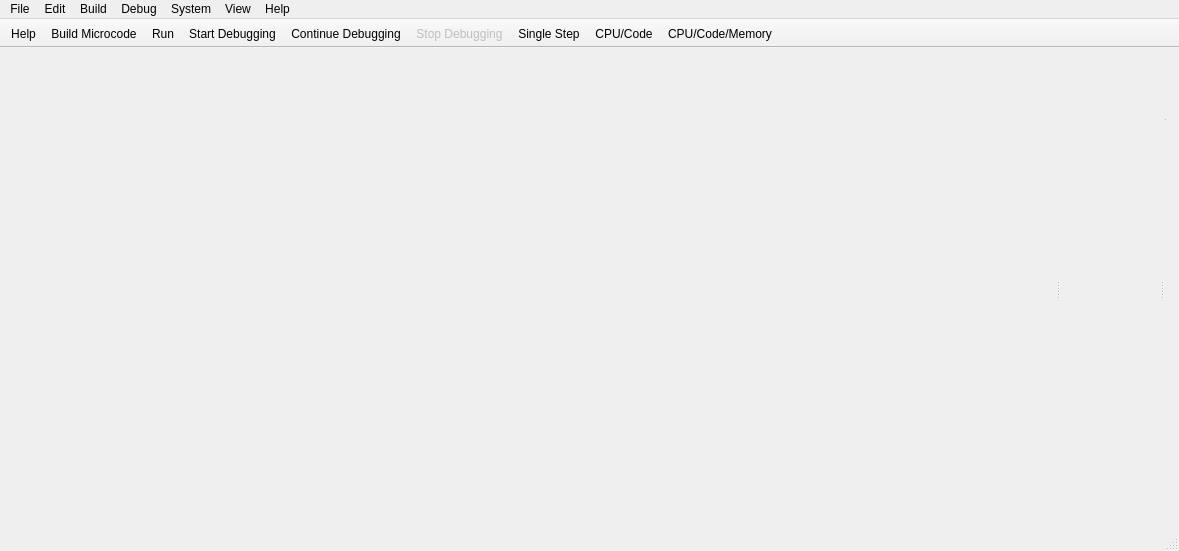
<?xml version="1.0" encoding="UTF-8"?>
<ui version="4.0">
 <class>CPUMainWindow</class>
 <widget class="QMainWindow" name="CPUMainWindow">
  <property name="geometry">
   <rect>
    <x>0</x>
    <y>0</y>
    <width>1179</width>
    <height>551</height>
   </rect>
  </property>
  <property name="sizePolicy">
   <sizepolicy hsizetype="Expanding" vsizetype="Expanding">
    <horstretch>0</horstretch>
    <verstretch>0</verstretch>
   </sizepolicy>
  </property>
  <property name="windowTitle">
   <string>Pep/9 CPU</string>
  </property>
  <property name="windowIcon">
   <iconset resource="pep9cpu-resources.qrc">
    <normaloff>:/images/Pep9cpu-icon.png</normaloff>:/images/Pep9cpu-icon.png</iconset>
  </property>
  <property name="unifiedTitleAndToolBarOnMac">
   <bool>true</bool>
  </property>
  <widget class="QWidget" name="centralWidget">
   <layout class="QGridLayout" name="gridLayout_3">
    <item row="1" column="1">
     <layout class="QGridLayout" name="gridLayout">
      <item row="0" column="0">
       <widget class="QSplitter" name="horizontalSplitter">
        <property name="orientation">
         <enum>Qt::Horizontal</enum>
        </property>
        <widget class="MemoryDumpPane" name="memoryWidget" native="true">
         <property name="sizePolicy">
          <sizepolicy hsizetype="Preferred" vsizetype="Preferred">
           <horstretch>1</horstretch>
           <verstretch>8</verstretch>
          </sizepolicy>
         </property>
         <property name="minimumSize">
          <size>
           <width>150</width>
           <height>200</height>
          </size>
         </property>
        </widget>
        <widget class="CpuPane" name="cpuWidget" native="true">
         <property name="sizePolicy">
          <sizepolicy hsizetype="Preferred" vsizetype="Expanding">
           <horstretch>0</horstretch>
           <verstretch>0</verstretch>
          </sizepolicy>
         </property>
        </widget>
        <widget class="QSplitter" name="splitter">
         <property name="orientation">
          <enum>Qt::Vertical</enum>
         </property>
         <widget class="MicrocodePane" name="microcodeWidget" native="true"/>
         <widget class="MicroObjectCodePane" name="microobjectWidget" native="true">
          <property name="sizePolicy">
           <sizepolicy hsizetype="Preferred" vsizetype="Minimum">
            <horstretch>0</horstretch>
            <verstretch>0</verstretch>
           </sizepolicy>
          </property>
          <property name="minimumSize">
           <size>
            <width>0</width>
            <height>200</height>
           </size>
          </property>
         </widget>
        </widget>
       </widget>
      </item>
     </layout>
    </item>
   </layout>
  </widget>
  <widget class="QMenuBar" name="menuBar">
   <property name="geometry">
    <rect>
     <x>0</x>
     <y>0</y>
     <width>1179</width>
     <height>22</height>
    </rect>
   </property>
   <widget class="QMenu" name="menuFile">
    <property name="title">
     <string>File</string>
    </property>
    <addaction name="actionFile_New_Microcode"/>
    <addaction name="actionFile_Open"/>
    <addaction name="actionFile_Save_Microcode"/>
    <addaction name="actionFile_Save_Microcode_As"/>
    <addaction name="separator"/>
    <addaction name="actionFile_Print_Microcode"/>
    <addaction name="separator"/>
    <addaction name="actionExit"/>
   </widget>
   <widget class="QMenu" name="menuEdit">
    <property name="title">
     <string>Edit</string>
    </property>
    <addaction name="actionEdit_Undo"/>
    <addaction name="actionEdit_Redo"/>
    <addaction name="separator"/>
    <addaction name="actionEdit_Cut"/>
    <addaction name="actionEdit_Copy"/>
    <addaction name="actionEdit_Paste"/>
    <addaction name="separator"/>
    <addaction name="actionEdit_Format_Microcode"/>
    <addaction name="actionEdit_Remove_Error_Microcode"/>
    <addaction name="actionEdit_UnComment_Line"/>
    <addaction name="separator"/>
    <addaction name="actionEdit_Font"/>
    <addaction name="actionEdit_Reset_font_to_Default"/>
   </widget>
   <widget class="QMenu" name="menuSystem">
    <property name="title">
     <string>System</string>
    </property>
    <addaction name="actionSystem_Clear_CPU"/>
    <addaction name="actionSystem_Clear_Memory"/>
    <addaction name="separator"/>
    <addaction name="actionSystem_One_Byte"/>
    <addaction name="actionSystem_Two_Byte"/>
   </widget>
   <widget class="QMenu" name="menuHelp">
    <property name="title">
     <string>Help</string>
    </property>
    <addaction name="actionHelp_UsingPep9CPU"/>
    <addaction name="actionHelp_InteractiveUse"/>
    <addaction name="actionHelp_MicrocodeUse"/>
    <addaction name="actionHelp_DebuggingUse"/>
    <addaction name="actionHelp_Pep9Reference"/>
    <addaction name="actionHelp_One_Byte_Examples"/>
    <addaction name="actionHelp_Two_Byte_Examples"/>
    <addaction name="separator"/>
    <addaction name="actionHelp_About_Pep9CPU"/>
    <addaction name="actionHelp_About_Qt"/>
   </widget>
   <widget class="QMenu" name="menuBuild">
    <property name="title">
     <string>Build</string>
    </property>
    <addaction name="actionBuild_Microcode"/>
    <addaction name="actionBuild_Run"/>
   </widget>
   <widget class="QMenu" name="menuDebug_2">
    <property name="title">
     <string>Debug</string>
    </property>
    <addaction name="actionDebug_Start_Debugging"/>
    <addaction name="separator"/>
    <addaction name="actionDebug_Continue"/>
    <addaction name="actionDebug_Stop_Debugging"/>
    <addaction name="separator"/>
    <addaction name="actionDebug_Single_Step_Microcode"/>
    <addaction name="separator"/>
    <addaction name="actionDebug_Remove_All_Microcode_Breakpoints"/>
   </widget>
   <widget class="QMenu" name="menuView">
    <property name="title">
     <string>View</string>
    </property>
    <property name="separatorsCollapsible">
     <bool>false</bool>
    </property>
    <addaction name="actionView_CPU_Code"/>
    <addaction name="actionView_CPU_Code_Memory"/>
   </widget>
   <addaction name="menuFile"/>
   <addaction name="menuEdit"/>
   <addaction name="menuBuild"/>
   <addaction name="menuDebug_2"/>
   <addaction name="menuSystem"/>
   <addaction name="menuView"/>
   <addaction name="menuHelp"/>
  </widget>
  <widget class="QToolBar" name="mainToolBar">
   <property name="enabled">
    <bool>true</bool>
   </property>
   <property name="windowTitle">
    <string>Main Toolbar</string>
   </property>
   <property name="movable">
    <bool>false</bool>
   </property>
   <property name="iconSize">
    <size>
     <width>32</width>
     <height>32</height>
    </size>
   </property>
   <property name="floatable">
    <bool>false</bool>
   </property>
   <attribute name="toolBarArea">
    <enum>TopToolBarArea</enum>
   </attribute>
   <attribute name="toolBarBreak">
    <bool>false</bool>
   </attribute>
   <addaction name="actionHelp"/>
   <addaction name="actionBuild_Microcode"/>
   <addaction name="actionBuild_Run"/>
   <addaction name="actionDebug_Start_Debugging"/>
   <addaction name="actionDebug_Continue"/>
   <addaction name="actionDebug_Stop_Debugging"/>
   <addaction name="actionDebug_Single_Step_Microcode"/>
   <addaction name="actionView_CPU_Code"/>
   <addaction name="actionView_CPU_Code_Memory"/>
  </widget>
  <widget class="QToolBar" name="byteConverterToolBar">
   <property name="windowTitle">
    <string>Byte Converter</string>
   </property>
   <property name="movable">
    <bool>false</bool>
   </property>
   <property name="floatable">
    <bool>false</bool>
   </property>
   <attribute name="toolBarArea">
    <enum>TopToolBarArea</enum>
   </attribute>
   <attribute name="toolBarBreak">
    <bool>false</bool>
   </attribute>
  </widget>
  <widget class="QStatusBar" name="statusBar"/>
  <widget class="QToolBar" name="debugToolBar">
   <property name="windowTitle">
    <string>Debug Tools</string>
   </property>
   <property name="movable">
    <bool>false</bool>
   </property>
   <property name="iconSize">
    <size>
     <width>32</width>
     <height>32</height>
    </size>
   </property>
   <attribute name="toolBarArea">
    <enum>TopToolBarArea</enum>
   </attribute>
   <attribute name="toolBarBreak">
    <bool>false</bool>
   </attribute>
  </widget>
  <action name="actionFile_Open">
   <property name="icon">
    <iconset resource="../../pep-core/common/common-resources.qrc">
     <normaloff>:/images/open.png</normaloff>:/images/open.png</iconset>
   </property>
   <property name="text">
    <string>Open...</string>
   </property>
   <property name="shortcut">
    <string>Ctrl+O</string>
   </property>
   <property name="iconVisibleInMenu">
    <bool>false</bool>
   </property>
  </action>
  <action name="actionEdit_Undo">
   <property name="enabled">
    <bool>false</bool>
   </property>
   <property name="icon">
    <iconset resource="../../pep-core/common/common-resources.qrc">
     <normaloff>:/images/undo.png</normaloff>:/images/undo.png</iconset>
   </property>
   <property name="text">
    <string>Undo</string>
   </property>
   <property name="shortcut">
    <string>Ctrl+Z</string>
   </property>
   <property name="iconVisibleInMenu">
    <bool>false</bool>
   </property>
  </action>
  <action name="actionEdit_Redo">
   <property name="enabled">
    <bool>false</bool>
   </property>
   <property name="icon">
    <iconset resource="../../pep-core/common/common-resources.qrc">
     <normaloff>:/images/redo.png</normaloff>:/images/redo.png</iconset>
   </property>
   <property name="text">
    <string>Redo</string>
   </property>
   <property name="shortcut">
    <string>Ctrl+Y</string>
   </property>
   <property name="iconVisibleInMenu">
    <bool>false</bool>
   </property>
  </action>
  <action name="actionEdit_Cut">
   <property name="icon">
    <iconset resource="../../pep-core/common/common-resources.qrc">
     <normaloff>:/images/cut.png</normaloff>:/images/cut.png</iconset>
   </property>
   <property name="text">
    <string>Cut</string>
   </property>
   <property name="shortcut">
    <string>Ctrl+X</string>
   </property>
   <property name="iconVisibleInMenu">
    <bool>false</bool>
   </property>
  </action>
  <action name="actionEdit_Copy">
   <property name="icon">
    <iconset resource="../../pep-core/common/common-resources.qrc">
     <normaloff>:/images/copy.png</normaloff>:/images/copy.png</iconset>
   </property>
   <property name="text">
    <string>Copy</string>
   </property>
   <property name="shortcut">
    <string>Ctrl+C</string>
   </property>
   <property name="iconVisibleInMenu">
    <bool>false</bool>
   </property>
  </action>
  <action name="actionEdit_Paste">
   <property name="icon">
    <iconset resource="../../pep-core/common/common-resources.qrc">
     <normaloff>:/images/paste.png</normaloff>:/images/paste.png</iconset>
   </property>
   <property name="text">
    <string>Paste</string>
   </property>
   <property name="shortcut">
    <string>Ctrl+V</string>
   </property>
   <property name="iconVisibleInMenu">
    <bool>false</bool>
   </property>
  </action>
  <action name="actionEdit_Font">
   <property name="text">
    <string>Font...</string>
   </property>
   <property name="iconVisibleInMenu">
    <bool>false</bool>
   </property>
  </action>
  <action name="actionSystem_Clear_CPU">
   <property name="text">
    <string>Clear CPU</string>
   </property>
   <property name="iconVisibleInMenu">
    <bool>false</bool>
   </property>
  </action>
  <action name="actionSystem_Clear_Memory">
   <property name="text">
    <string>Clear Memory</string>
   </property>
   <property name="iconVisibleInMenu">
    <bool>false</bool>
   </property>
  </action>
  <action name="actionHelp_UsingPep9CPU">
   <property name="icon">
    <iconset resource="../../pep-core/common/common-resources.qrc">
     <normaloff>:/images/help.png</normaloff>:/images/help.png</iconset>
   </property>
   <property name="text">
    <string>Using Pep/9 CPU</string>
   </property>
   <property name="iconVisibleInMenu">
    <bool>false</bool>
   </property>
  </action>
  <action name="actionHelp_InteractiveUse">
   <property name="text">
    <string>Interactive Use</string>
   </property>
   <property name="iconVisibleInMenu">
    <bool>false</bool>
   </property>
  </action>
  <action name="actionBuild_Run">
   <property name="icon">
    <iconset resource="../../pep-core/common/common-resources.qrc">
     <normaloff>:/images/run.png</normaloff>:/images/run.png</iconset>
   </property>
   <property name="text">
    <string>Run</string>
   </property>
   <property name="shortcut">
    <string>Ctrl+R</string>
   </property>
   <property name="iconVisibleInMenu">
    <bool>false</bool>
   </property>
  </action>
  <action name="actionDebug_Start_Debugging">
   <property name="icon">
    <iconset resource="../../pep-core/common/common-resources.qrc">
     <normaloff>:/images/debugger_start.png</normaloff>:/images/debugger_start.png</iconset>
   </property>
   <property name="text">
    <string>Start Debugging</string>
   </property>
   <property name="shortcut">
    <string>Ctrl+D</string>
   </property>
   <property name="iconVisibleInMenu">
    <bool>false</bool>
   </property>
  </action>
  <action name="actionDebug_Stop_Debugging">
   <property name="enabled">
    <bool>false</bool>
   </property>
   <property name="icon">
    <iconset resource="../../pep-core/common/common-resources.qrc">
     <normaloff>:/images/debugger_stop.png</normaloff>:/images/debugger_stop.png</iconset>
   </property>
   <property name="text">
    <string>Stop Debugging</string>
   </property>
   <property name="shortcut">
    <string>Ctrl+.</string>
   </property>
   <property name="iconVisibleInMenu">
    <bool>false</bool>
   </property>
  </action>
  <action name="actionHelp">
   <property name="icon">
    <iconset resource="../../pep-core/common/common-resources.qrc">
     <normaloff>:/images/help.png</normaloff>:/images/help.png</iconset>
   </property>
   <property name="text">
    <string>Help</string>
   </property>
   <property name="shortcut">
    <string>F1</string>
   </property>
  </action>
  <action name="actionFile_Print_Microcode">
   <property name="text">
    <string>Print Microcode...</string>
   </property>
   <property name="shortcut">
    <string>Ctrl+P</string>
   </property>
   <property name="iconVisibleInMenu">
    <bool>false</bool>
   </property>
  </action>
  <action name="actionHelp_About_Pep9CPU">
   <property name="text">
    <string>About Pep9CPU</string>
   </property>
   <property name="toolTip">
    <string>About Pep9CPU</string>
   </property>
  </action>
  <action name="actionHelp_About_Qt">
   <property name="text">
    <string>About Qt</string>
   </property>
  </action>
  <action name="actionEdit_UnComment_Line">
   <property name="text">
    <string>Un/Comment Line</string>
   </property>
   <property name="shortcut">
    <string>Ctrl+/</string>
   </property>
  </action>
  <action name="actionHelp_MicrocodeUse">
   <property name="text">
    <string>Microcode Use</string>
   </property>
  </action>
  <action name="actionHelp_DebuggingUse">
   <property name="text">
    <string>Debugging Use</string>
   </property>
  </action>
  <action name="actionHelp_Pep9Reference">
   <property name="text">
    <string>Pep/9 Reference</string>
   </property>
  </action>
  <action name="actionHelp_One_Byte_Examples">
   <property name="text">
    <string>One-Byte Examples</string>
   </property>
  </action>
  <action name="actionEdit_Reset_font_to_Default">
   <property name="text">
    <string>Reset Font to Default</string>
   </property>
   <property name="toolTip">
    <string>Reset Font to Default</string>
   </property>
  </action>
  <action name="actionBuild_Microcode">
   <property name="icon">
    <iconset resource="../../pep-core/common/common-resources.qrc">
     <normaloff>:/images/flash.svg</normaloff>:/images/flash.svg</iconset>
   </property>
   <property name="text">
    <string>Build Microcode</string>
   </property>
   <property name="toolTip">
    <string>Build Microcode</string>
   </property>
   <property name="iconVisibleInMenu">
    <bool>false</bool>
   </property>
  </action>
  <action name="actionDebug_Single_Step_Microcode">
   <property name="icon">
    <iconset resource="../../pep-core/common/common-resources.qrc">
     <normaloff>:/images/debug_single_step_micro.png</normaloff>:/images/debug_single_step_micro.png</iconset>
   </property>
   <property name="text">
    <string>Single Step</string>
   </property>
   <property name="shortcut">
    <string>Alt+Return</string>
   </property>
   <property name="iconVisibleInMenu">
    <bool>false</bool>
   </property>
  </action>
  <action name="actionDebug_Restart_Debugging">
   <property name="icon">
    <iconset resource="../../pep-core/common/common-resources.qrc">
     <normaloff>:/images/debugger_restart.png</normaloff>:/images/debugger_restart.png</iconset>
   </property>
   <property name="text">
    <string>Restart Debugging</string>
   </property>
   <property name="iconVisibleInMenu">
    <bool>false</bool>
   </property>
  </action>
  <action name="actionDebug_Continue">
   <property name="icon">
    <iconset resource="../../pep-core/common/common-resources.qrc">
     <normaloff>:/images/debugger_continue.png</normaloff>:/images/debugger_continue.png</iconset>
   </property>
   <property name="text">
    <string>Continue Debugging</string>
   </property>
   <property name="iconVisibleInMenu">
    <bool>false</bool>
   </property>
  </action>
  <action name="actionFile_Save_Microcode_As">
   <property name="text">
    <string>Save Microcode As..</string>
   </property>
   <property name="shortcut">
    <string>Ctrl+Shift+S</string>
   </property>
   <property name="iconVisibleInMenu">
    <bool>false</bool>
   </property>
  </action>
  <action name="actionFile_New_Microcode">
   <property name="icon">
    <iconset resource="../../pep-core/common/common-resources.qrc">
     <normaloff>:/images/new.png</normaloff>:/images/new.png</iconset>
   </property>
   <property name="text">
    <string>New Microcode Program</string>
   </property>
   <property name="shortcut">
    <string>Ctrl+N</string>
   </property>
   <property name="iconVisibleInMenu">
    <bool>false</bool>
   </property>
  </action>
  <action name="actionFile_Save_Microcode">
   <property name="icon">
    <iconset resource="../../pep-core/common/common-resources.qrc">
     <normaloff>:/images/save.png</normaloff>:/images/save.png</iconset>
   </property>
   <property name="text">
    <string>Save Microcode</string>
   </property>
   <property name="shortcut">
    <string>Ctrl+S</string>
   </property>
   <property name="iconVisibleInMenu">
    <bool>false</bool>
   </property>
  </action>
  <action name="actionExit">
   <property name="text">
    <string>Exit</string>
   </property>
  </action>
  <action name="actionDebug_Remove_All_Microcode_Breakpoints">
   <property name="text">
    <string>Remove All Breakpoints</string>
   </property>
  </action>
  <action name="actionSystem_One_Byte">
   <property name="checkable">
    <bool>true</bool>
   </property>
   <property name="checked">
    <bool>true</bool>
   </property>
   <property name="text">
    <string>One Byte Model</string>
   </property>
   <property name="shortcut">
    <string>Ctrl+1</string>
   </property>
  </action>
  <action name="actionSystem_Two_Byte">
   <property name="checkable">
    <bool>true</bool>
   </property>
   <property name="checked">
    <bool>false</bool>
   </property>
   <property name="text">
    <string>Two Byte Model</string>
   </property>
   <property name="shortcut">
    <string>Ctrl+2</string>
   </property>
  </action>
  <action name="actionEdit_Remove_Error_Microcode">
   <property name="text">
    <string>Remove Error Messages</string>
   </property>
  </action>
  <action name="actionEdit_Format_Microcode">
   <property name="text">
    <string>Build &amp;&amp; Format</string>
   </property>
   <property name="toolTip">
    <string>Build &amp; Format</string>
   </property>
   <property name="shortcut">
    <string>Ctrl+L</string>
   </property>
  </action>
  <action name="actionHelp_Two_Byte_Examples">
   <property name="text">
    <string>Two-Byte Examples</string>
   </property>
  </action>
  <action name="actionView_CPU_Code">
   <property name="icon">
    <iconset resource="pep9cpu-resources.qrc">
     <normaloff>:/images/microcodeCPUOnly.png</normaloff>:/images/microcodeCPUOnly.png</iconset>
   </property>
   <property name="text">
    <string>CPU/Code</string>
   </property>
   <property name="toolTip">
    <string>View CPU / MicroCode</string>
   </property>
   <property name="iconVisibleInMenu">
    <bool>false</bool>
   </property>
  </action>
  <action name="actionView_CPU_Code_Memory">
   <property name="icon">
    <iconset resource="pep9cpu-resources.qrc">
     <normaloff>:/images/microcodeCPUMem.png</normaloff>:/images/microcodeCPUMem.png</iconset>
   </property>
   <property name="text">
    <string>CPU/Code/Memory</string>
   </property>
   <property name="toolTip">
    <string>View CPU / Microcode / Memory</string>
   </property>
   <property name="iconVisibleInMenu">
    <bool>false</bool>
   </property>
  </action>
 </widget>
 <layoutdefault spacing="6" margin="11"/>
 <customwidgets>
  <customwidget>
   <class>MemoryDumpPane</class>
   <extends>QWidget</extends>
   <header>memory/memorydumppane.h</header>
   <container>1</container>
  </customwidget>
  <customwidget>
   <class>MicrocodePane</class>
   <extends>QWidget</extends>
   <header>editor/microcodepane.h</header>
   <container>1</container>
  </customwidget>
  <customwidget>
   <class>MicroObjectCodePane</class>
   <extends>QWidget</extends>
   <header>object-viewer/microobjectcodepane.h</header>
   <container>1</container>
  </customwidget>
  <customwidget>
   <class>CpuPane</class>
   <extends>QWidget</extends>
   <header>cpupane.h</header>
   <container>1</container>
  </customwidget>
 </customwidgets>
 <resources>
  <include location="../../pep-core/common/common-resources.qrc"/>
  <include location="pep9cpu-resources.qrc"/>
 </resources>
 <connections>
  <connection>
   <sender>actionExit</sender>
   <signal>triggered(bool)</signal>
   <receiver>CPUMainWindow</receiver>
   <slot>close()</slot>
   <hints>
    <hint type="sourcelabel">
     <x>-1</x>
     <y>-1</y>
    </hint>
    <hint type="destinationlabel">
     <x>517</x>
     <y>370</y>
    </hint>
   </hints>
  </connection>
 </connections>
 <slots>
  <signal>defaultFonts()</signal>
  <slot>on_actionEdit_Font_Default_triggered()</slot>
 </slots>
</ui>
